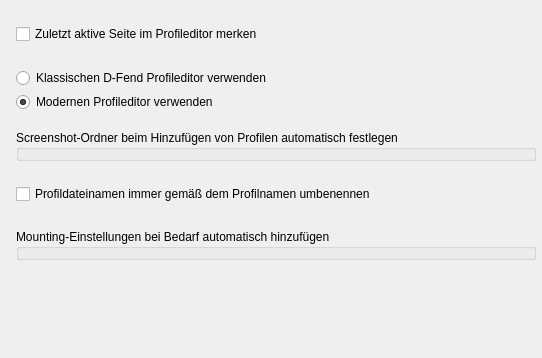
<?xml version="1.0" encoding="UTF-8"?>
<ui version="4.0">
  <class>SetupFrameProfileEditor</class>
  <widget class="QWidget" name="SetupFrameProfileEditor">
    <property name="geometry"><rect><x>0</x><y>0</y><width>542</width><height>358</height></rect></property>
    <property name="vclDesignWidth" stdset="0"><number>542</number></property>
    <property name="vclDesignHeight" stdset="0"><number>358</number></property>
    <layout class="QVBoxLayout" name="SetupFrameProfileEditor_Layout" stretch="0,0,0,0,0,0,0,0,0,1">
      <property name="leftMargin"><number>16</number></property>
      <property name="topMargin"><number>24</number></property>
      <property name="rightMargin"><number>6</number></property>
      <property name="bottomMargin"><number>8</number></property>
      <property name="spacing"><number>0</number></property>
      <item>
        <layout class="QGridLayout" name="SetupFrameProfileEditor_Section1" columnstretch="0,1">
          <property name="leftMargin"><number>0</number></property>
          <property name="topMargin"><number>0</number></property>
          <property name="rightMargin"><number>0</number></property>
          <property name="bottomMargin"><number>0</number></property>
          <property name="horizontalSpacing"><number>8</number></property>
          <property name="verticalSpacing"><number>4</number></property>
          <item row="0" column="0" colspan="2">
            <widget class="QCheckBox" name="ReopenLastActiveProfileSheetCheckBox">
              <property name="text"><string>Zuletzt aktive Seite im Profileditor merken</string></property>
            </widget>
          </item>
          <item row="0" column="1">
            <spacer name="SetupFrameProfileEditor_Section1_HFill">
              <property name="orientation"><enum>Qt::Horizontal</enum></property>
              <property name="sizeHint" stdset="0"><size><width>0</width><height>0</height></size></property>
            </spacer>
          </item>
        </layout>
      </item>
      <item>
        <spacer name="SetupFrameProfileEditor_Gap1">
          <property name="orientation"><enum>Qt::Vertical</enum></property>
          <property name="sizeType"><enum>QSizePolicy::Fixed</enum></property>
          <property name="sizeHint" stdset="0"><size><width>0</width><height>24</height></size></property>
        </spacer>
      </item>
      <item>
        <layout class="QGridLayout" name="SetupFrameProfileEditor_Section2" columnstretch="0,1">
          <property name="leftMargin"><number>0</number></property>
          <property name="topMargin"><number>0</number></property>
          <property name="rightMargin"><number>0</number></property>
          <property name="bottomMargin"><number>0</number></property>
          <property name="horizontalSpacing"><number>8</number></property>
          <property name="verticalSpacing"><number>4</number></property>
          <item row="0" column="0" colspan="2">
            <widget class="QRadioButton" name="ProfileEditorDFendRadioButton">
              <property name="text"><string>Klassischen D-Fend Profileditor verwenden</string></property>
            </widget>
          </item>
          <item row="1" column="0" colspan="2">
            <widget class="QRadioButton" name="ProfileEditorModernRadioButton">
              <property name="text"><string>Modernen Profileditor verwenden</string></property>
              <property name="checked"><bool>true</bool></property>
            </widget>
          </item>
          <item row="0" column="1">
            <spacer name="SetupFrameProfileEditor_Section2_HFill">
              <property name="orientation"><enum>Qt::Horizontal</enum></property>
              <property name="sizeHint" stdset="0"><size><width>0</width><height>0</height></size></property>
            </spacer>
          </item>
        </layout>
      </item>
      <item>
        <spacer name="SetupFrameProfileEditor_Gap2">
          <property name="orientation"><enum>Qt::Vertical</enum></property>
          <property name="sizeType"><enum>QSizePolicy::Fixed</enum></property>
          <property name="sizeHint" stdset="0"><size><width>0</width><height>18</height></size></property>
        </spacer>
      </item>
      <item>
        <layout class="QGridLayout" name="SetupFrameProfileEditor_Section3" columnstretch="0,1">
          <property name="leftMargin"><number>0</number></property>
          <property name="topMargin"><number>0</number></property>
          <property name="rightMargin"><number>0</number></property>
          <property name="bottomMargin"><number>0</number></property>
          <property name="horizontalSpacing"><number>8</number></property>
          <property name="verticalSpacing"><number>4</number></property>
          <item row="0" column="0" colspan="2">
            <widget class="TRadioGroupWidget" name="AutoSetScreenshotFolderRadioGroup">
              <property name="title"><string>Screenshot-Ordner beim Hinzufügen von Profilen automatisch festlegen</string></property>
              <property name="items" stdset="0"><stringlist notr="true"><string>Nur beim Hinzufügen über den Assistenten</string><string>Beim Hinzufügen über den Assistenten und über den modernen Profileditor</string></stringlist></property>
              <property name="itemIndex" stdset="0"><number>1</number></property>
              <property name="minimumSize"><size><width>0</width><height>0</height></size></property>
            </widget>
          </item>
          <item row="0" column="1">
            <spacer name="SetupFrameProfileEditor_Section3_HFill">
              <property name="orientation"><enum>Qt::Horizontal</enum></property>
              <property name="sizeHint" stdset="0"><size><width>0</width><height>0</height></size></property>
            </spacer>
          </item>
        </layout>
      </item>
      <item>
        <spacer name="SetupFrameProfileEditor_Gap3">
          <property name="orientation"><enum>Qt::Vertical</enum></property>
          <property name="sizeType"><enum>QSizePolicy::Fixed</enum></property>
          <property name="sizeHint" stdset="0"><size><width>0</width><height>23</height></size></property>
        </spacer>
      </item>
      <item>
        <layout class="QGridLayout" name="SetupFrameProfileEditor_Section4" columnstretch="0,1">
          <property name="leftMargin"><number>0</number></property>
          <property name="topMargin"><number>0</number></property>
          <property name="rightMargin"><number>0</number></property>
          <property name="bottomMargin"><number>0</number></property>
          <property name="horizontalSpacing"><number>8</number></property>
          <property name="verticalSpacing"><number>4</number></property>
          <item row="0" column="0" colspan="2">
            <widget class="QCheckBox" name="RenameProfFilesCheckBox">
              <property name="text"><string>Profildateinamen immer gemäß dem Profilnamen umbenennen</string></property>
            </widget>
          </item>
          <item row="0" column="1">
            <spacer name="SetupFrameProfileEditor_Section4_HFill">
              <property name="orientation"><enum>Qt::Horizontal</enum></property>
              <property name="sizeHint" stdset="0"><size><width>0</width><height>0</height></size></property>
            </spacer>
          </item>
        </layout>
      </item>
      <item>
        <spacer name="SetupFrameProfileEditor_Gap4">
          <property name="orientation"><enum>Qt::Vertical</enum></property>
          <property name="sizeType"><enum>QSizePolicy::Fixed</enum></property>
          <property name="sizeHint" stdset="0"><size><width>0</width><height>25</height></size></property>
        </spacer>
      </item>
      <item>
        <layout class="QGridLayout" name="SetupFrameProfileEditor_Section5" columnstretch="0,1">
          <property name="leftMargin"><number>0</number></property>
          <property name="topMargin"><number>0</number></property>
          <property name="rightMargin"><number>0</number></property>
          <property name="bottomMargin"><number>0</number></property>
          <property name="horizontalSpacing"><number>8</number></property>
          <property name="verticalSpacing"><number>4</number></property>
          <item row="0" column="0" colspan="2">
            <widget class="TRadioGroupWidget" name="AutoAddMountingsRadioGroup">
              <property name="title"><string>Mounting-Einstellungen bei Bedarf automatisch hinzufügen</string></property>
              <property name="items" stdset="0"><stringlist notr="true"><string>Nur beim Hinzufügen über den Assistenten</string><string>Beim Hinzufügen über den Assistenten und über den modernen Profileditor</string></stringlist></property>
              <property name="minimumSize"><size><width>0</width><height>0</height></size></property>
            </widget>
          </item>
          <item row="0" column="1">
            <spacer name="SetupFrameProfileEditor_Section5_HFill">
              <property name="orientation"><enum>Qt::Horizontal</enum></property>
              <property name="sizeHint" stdset="0"><size><width>0</width><height>0</height></size></property>
            </spacer>
          </item>
        </layout>
      </item>
      <item>
        <spacer name="SetupFrameProfileEditor_VFill">
          <property name="orientation"><enum>Qt::Vertical</enum></property>
          <property name="sizeHint" stdset="0"><size><width>0</width><height>0</height></size></property>
        </spacer>
      </item>
    </layout>
  </widget>
  <customwidgets>
    <customwidget>
      <class>TRadioGroupWidget</class>
      <extends>QGroupBox</extends>
      <header>VclWidgets.h</header>
    </customwidget>
  </customwidgets>
  <tabstops>
    <tabstop>ReopenLastActiveProfileSheetCheckBox</tabstop>
    <tabstop>ProfileEditorDFendRadioButton</tabstop>
    <tabstop>ProfileEditorModernRadioButton</tabstop>
    <tabstop>RenameProfFilesCheckBox</tabstop>
  </tabstops>
  <resources>
    <include location="../../resources/dfend.qrc" />
  </resources>
  <connections />
</ui>
